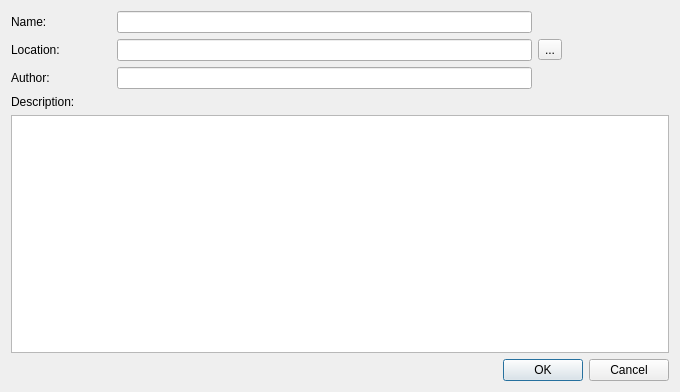
<?xml version="1.0" encoding="UTF-8"?>
<ui version="4.0">
 <class>NewProjectDialog</class>
 <widget class="QDialog" name="NewProjectDialog">
  <property name="geometry">
   <rect>
    <x>0</x>
    <y>0</y>
    <width>680</width>
    <height>392</height>
   </rect>
  </property>
  <property name="minimumSize">
   <size>
    <width>0</width>
    <height>155</height>
   </size>
  </property>
  <property name="windowTitle">
   <string>New project...</string>
  </property>
  <layout class="QVBoxLayout" name="verticalLayout">
   <item>
    <layout class="QHBoxLayout" name="horizontalLayout_3">
     <item>
      <widget class="QLabel" name="label">
       <property name="minimumSize">
        <size>
         <width>100</width>
         <height>0</height>
        </size>
       </property>
       <property name="text">
        <string>Name:</string>
       </property>
      </widget>
     </item>
     <item>
      <widget class="QLineEdit" name="lineEdit_projectName">
       <property name="minimumSize">
        <size>
         <width>415</width>
         <height>0</height>
        </size>
       </property>
      </widget>
     </item>
     <item>
      <spacer name="horizontalSpacer_2">
       <property name="orientation">
        <enum>Qt::Horizontal</enum>
       </property>
       <property name="sizeHint" stdset="0">
        <size>
         <width>40</width>
         <height>20</height>
        </size>
       </property>
      </spacer>
     </item>
    </layout>
   </item>
   <item>
    <layout class="QHBoxLayout" name="horizontalLayout_2">
     <item>
      <widget class="QLabel" name="label_2">
       <property name="minimumSize">
        <size>
         <width>100</width>
         <height>0</height>
        </size>
       </property>
       <property name="text">
        <string>Location:</string>
       </property>
      </widget>
     </item>
     <item>
      <widget class="QLineEdit" name="lineEdit_projectLocation">
       <property name="minimumSize">
        <size>
         <width>415</width>
         <height>0</height>
        </size>
       </property>
      </widget>
     </item>
     <item>
      <widget class="QToolButton" name="toolButton">
       <property name="text">
        <string>...</string>
       </property>
      </widget>
     </item>
     <item>
      <spacer name="horizontalSpacer_3">
       <property name="orientation">
        <enum>Qt::Horizontal</enum>
       </property>
       <property name="sizeHint" stdset="0">
        <size>
         <width>40</width>
         <height>20</height>
        </size>
       </property>
      </spacer>
     </item>
    </layout>
   </item>
   <item>
    <layout class="QHBoxLayout" name="horizontalLayout">
     <item>
      <widget class="QLabel" name="label_4">
       <property name="minimumSize">
        <size>
         <width>100</width>
         <height>0</height>
        </size>
       </property>
       <property name="text">
        <string>Author:</string>
       </property>
      </widget>
     </item>
     <item>
      <widget class="QLineEdit" name="lineEdit_projectLocation_author">
       <property name="minimumSize">
        <size>
         <width>415</width>
         <height>0</height>
        </size>
       </property>
      </widget>
     </item>
     <item>
      <spacer name="horizontalSpacer_4">
       <property name="orientation">
        <enum>Qt::Horizontal</enum>
       </property>
       <property name="sizeHint" stdset="0">
        <size>
         <width>40</width>
         <height>20</height>
        </size>
       </property>
      </spacer>
     </item>
    </layout>
   </item>
   <item>
    <widget class="QLabel" name="label_3">
     <property name="minimumSize">
      <size>
       <width>100</width>
       <height>0</height>
      </size>
     </property>
     <property name="text">
      <string>Description:</string>
     </property>
    </widget>
   </item>
   <item>
    <widget class="QPlainTextEdit" name="plainTextEdit_description"/>
   </item>
   <item>
    <widget class="QDialogButtonBox" name="buttonBox">
     <property name="standardButtons">
      <set>QDialogButtonBox::Cancel|QDialogButtonBox::Ok</set>
     </property>
     <property name="centerButtons">
      <bool>false</bool>
     </property>
    </widget>
   </item>
  </layout>
 </widget>
 <layoutdefault spacing="6" margin="11"/>
 <resources/>
 <connections>
  <connection>
   <sender>toolButton</sender>
   <signal>clicked()</signal>
   <receiver>NewProjectDialog</receiver>
   <slot>onSelectLocation()</slot>
   <hints>
    <hint type="sourcelabel">
     <x>587</x>
     <y>62</y>
    </hint>
    <hint type="destinationlabel">
     <x>265</x>
     <y>154</y>
    </hint>
   </hints>
  </connection>
  <connection>
   <sender>buttonBox</sender>
   <signal>accepted()</signal>
   <receiver>NewProjectDialog</receiver>
   <slot>onOK()</slot>
   <hints>
    <hint type="sourcelabel">
     <x>657</x>
     <y>380</y>
    </hint>
    <hint type="destinationlabel">
     <x>584</x>
     <y>154</y>
    </hint>
   </hints>
  </connection>
  <connection>
   <sender>buttonBox</sender>
   <signal>rejected()</signal>
   <receiver>NewProjectDialog</receiver>
   <slot>reject()</slot>
   <hints>
    <hint type="sourcelabel">
     <x>668</x>
     <y>380</y>
    </hint>
    <hint type="destinationlabel">
     <x>622</x>
     <y>154</y>
    </hint>
   </hints>
  </connection>
  <connection>
   <sender>lineEdit_projectLocation</sender>
   <signal>textChanged(QString)</signal>
   <receiver>NewProjectDialog</receiver>
   <slot>onValid()</slot>
   <hints>
    <hint type="sourcelabel">
     <x>358</x>
     <y>62</y>
    </hint>
    <hint type="destinationlabel">
     <x>255</x>
     <y>154</y>
    </hint>
   </hints>
  </connection>
  <connection>
   <sender>lineEdit_projectName</sender>
   <signal>textChanged(QString)</signal>
   <receiver>NewProjectDialog</receiver>
   <slot>onValid()</slot>
   <hints>
    <hint type="sourcelabel">
     <x>269</x>
     <y>32</y>
    </hint>
    <hint type="destinationlabel">
     <x>130</x>
     <y>154</y>
    </hint>
   </hints>
  </connection>
 </connections>
 <slots>
  <slot>onSelectLocation()</slot>
  <slot>onValid()</slot>
  <slot>onOK()</slot>
  <slot>onSceneProject(bool)</slot>
  <slot>onObjectProject(bool)</slot>
 </slots>
</ui>
